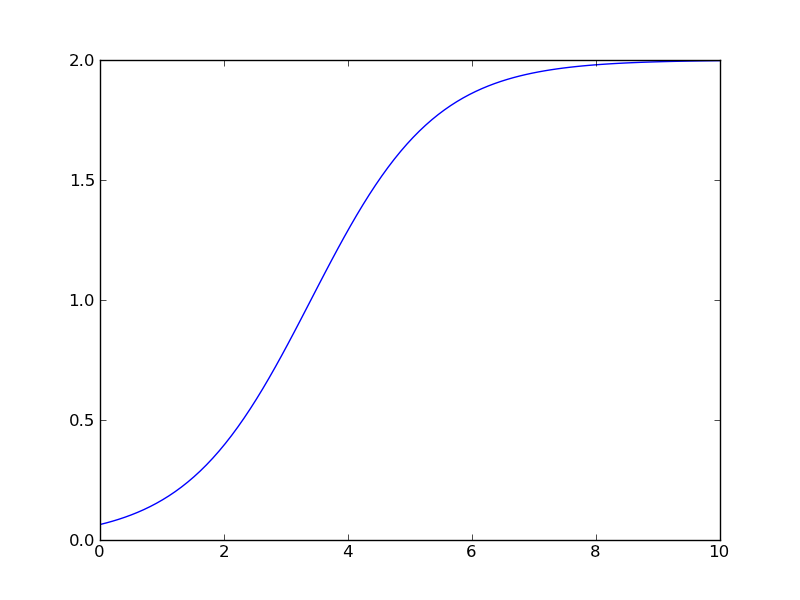

Write the Python code that produced this figure.
import numpy as np
import matplotlib.pyplot as plt

def f(t,A,k,K):
    return K / (1+A*np.exp(-k*t))    

k = 1
K = 2
A = 30

t = np.linspace(0,10,100)
plt.plot(t, f(t,A,k,K))
plt.show()
